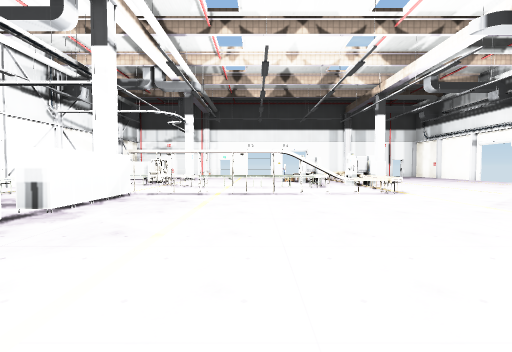
[1] (above)

19 first-person views from a walk through a Unity game level. The camera is 1.4 m above the floor, tilts 2° down and sees 90° across. The floor is counted in squares, 2 m on a side. Each view is taken from the middle of a square. On the plan, view 1 faces up. The plan holds only what a view shows up to about 9 squares ahead; the rest is blank. The player character is not drawn. Door leaves are left out, so doorways stand open. Some surface patterns are stand-ins.

[2]
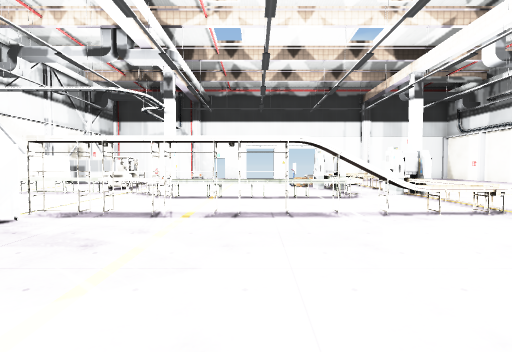

[3]
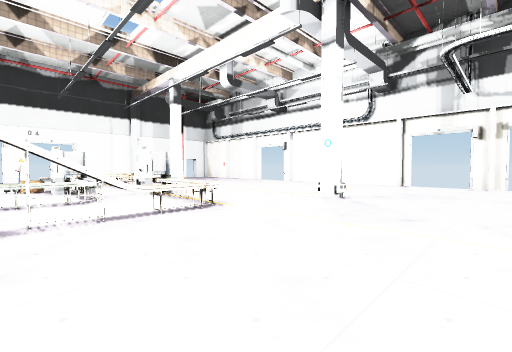

[4]
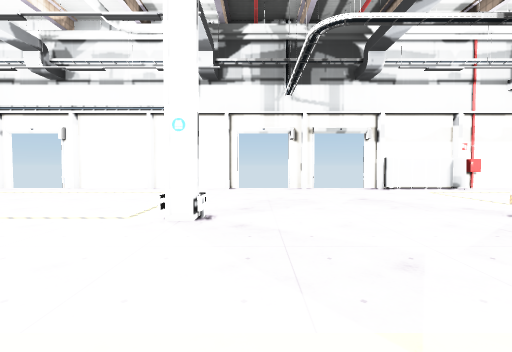

[5]
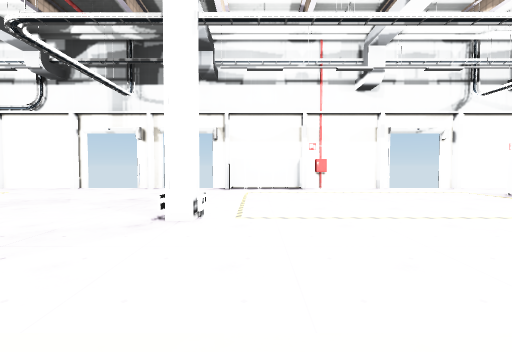

[6]
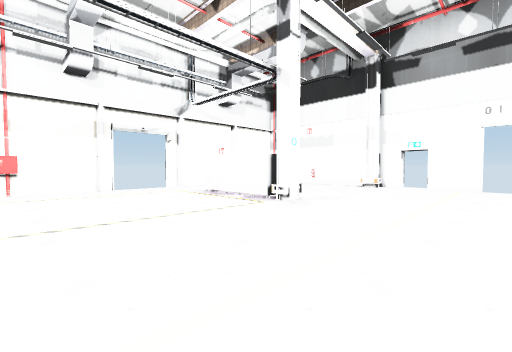

[7]
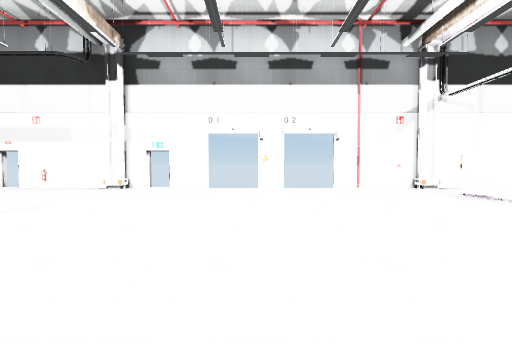

[8]
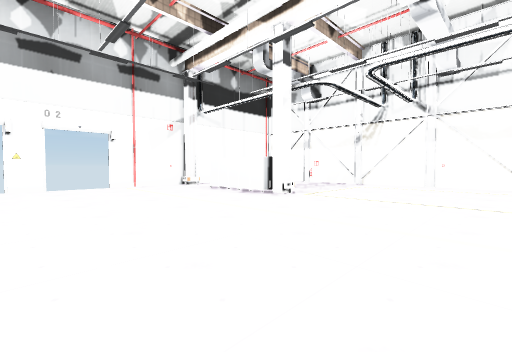

[9]
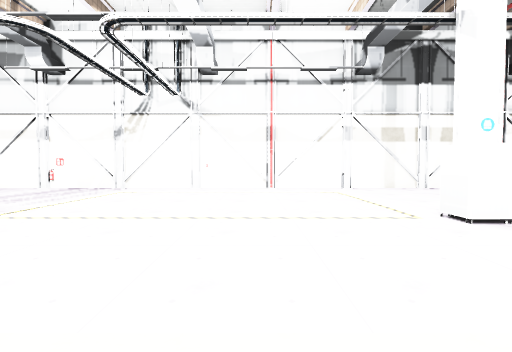

[10]
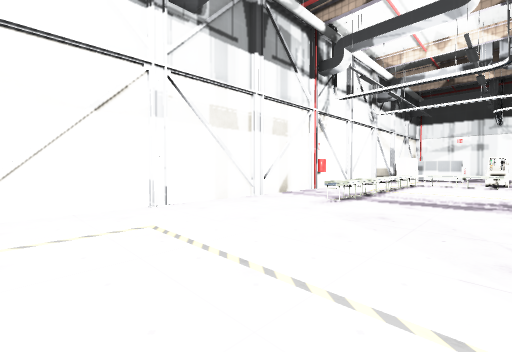

[11]
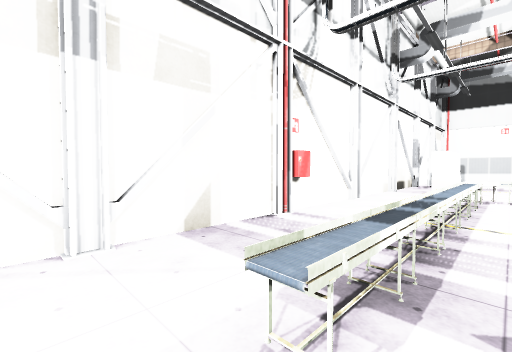

[12]
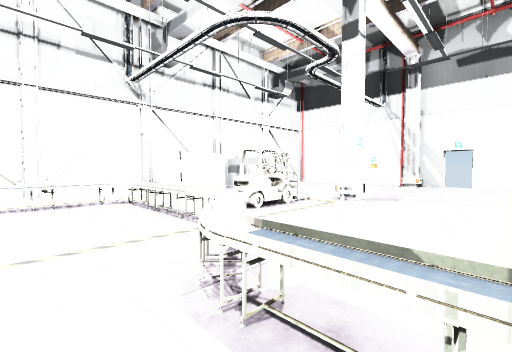

[13]
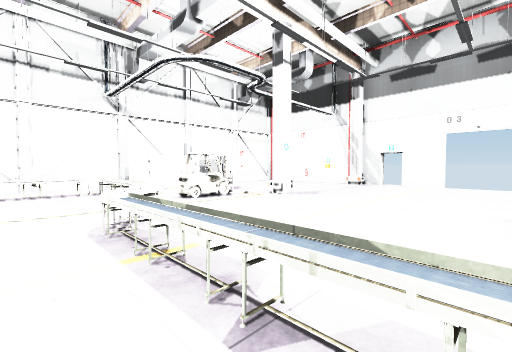

[14]
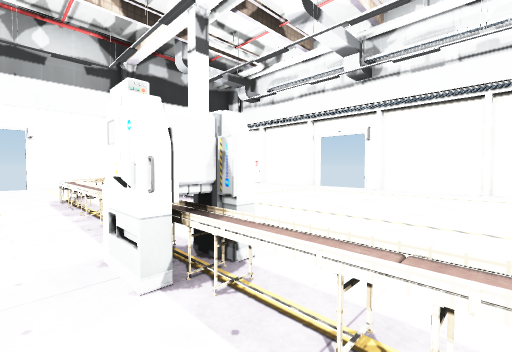

[15]
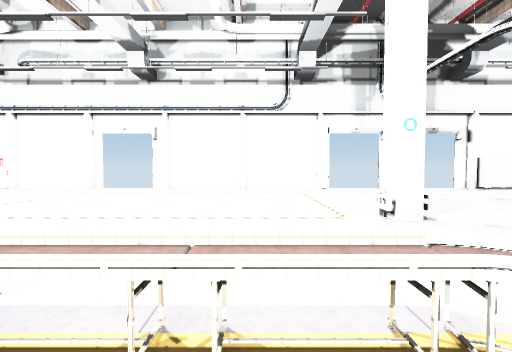

[16]
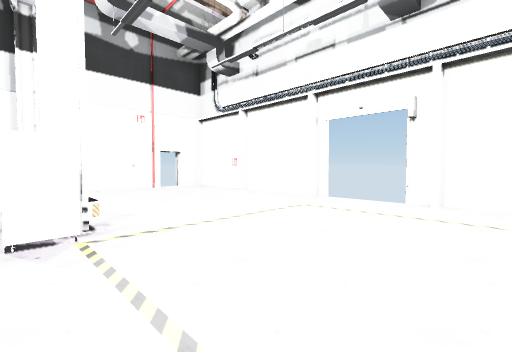

[17]
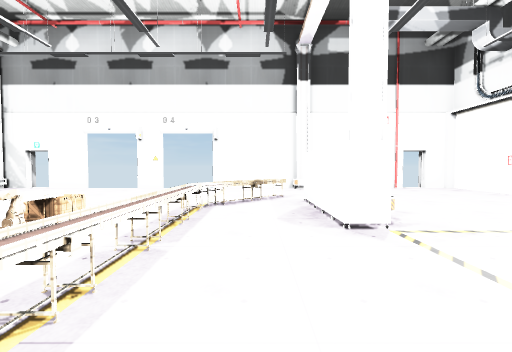

[18]
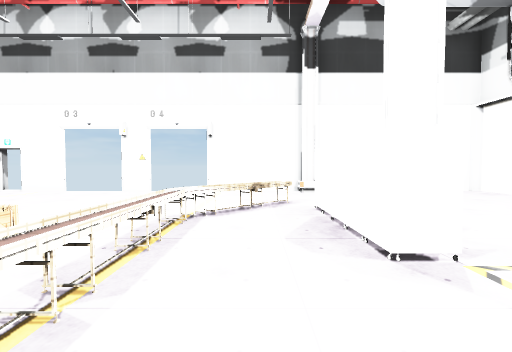

[19]
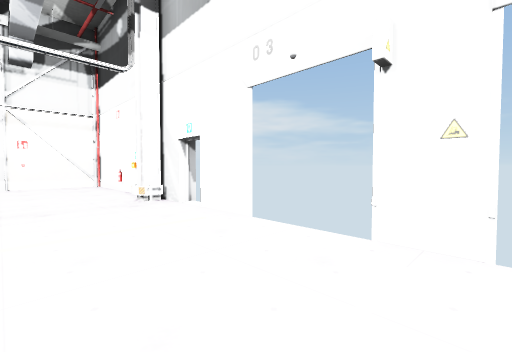

### Floor plan
Points are (right, up) in squares from view 1. A wall is a line through its corners. A room is listed if a view was taken in it or the views show most of it. See-through windows are left out.
Room 1 (views 1, 2, 3, 4, 5, 6, 7, 8, 9, 10, 11, 12, 13, 14, 15, 16, 17, 18, 19)
walls: (-3.1, 6.4) (-3.1, 3.9) (-3.7, 3.9); (-3.1, 1.2) (-3.1, 0.6) (-3.8, 0.6); (6.6, 12.9) (6, 12.9) (6, 15.4); (11.5, 3) (11.5, 4); (11.5, 5.5) (11.5, 8.4); (-3.3, 13.8) (-3.3, 13.3) (-3.8, 13.3); (10.8, -1.4) (11.5, -1.4) (11.5, 1.5); (-3.8, -6.3) (-3.3, -6.3) (-3.3, -6.7); (11.5, 8.5) (11.5, 10.9); (-5.5, 13.6) (-5.5, 13); (-5.9, 13.6) (-8, 13.6) (-8, 13); (-3.6, -6.9) (-3.1, -6.9) (-3.1, -9.4); (6.3, -6.8) (6.3, -6.3) (9.4, -6.3); (11.5, 11) (11.5, 11.5); (-8.5, 13.4) (-8.5, -10.5); (11.5, -4.5) (11.5, -1.6); (11.5, 13.6) (11.5, 15.9); (2, 18.5) (1, 18.5); (-0.5, 18.5) (-1.9, 18.5); (-3.3, 18.1) (-3.8, 18.1); (11.5, -6.5) (11.5, -6); (-2.6, 18.5) (-8.5, 18.5) (-8.5, 16); (-3.3, 18.5) (-3.3, 18); (6.8, 18.1) (6.2, 18.1); (6.4, 18.5) (3.5, 18.5); (1, -11.5) (2, -11.5); (-3.3, -11) (-3.3, -11.5); (3.5, -11.5) (4.9, -11.5); (-3.8, -11.1) (-3.3, -11.1); (6.3, -11.1) (6.8, -11.1); (11.5, 16.1) (11.5, 18.5) (10.6, 18.5); (5.6, -11.5) (6.3, -11.5) (6.3, -11); (11.5, -8.4) (11.5, -6.7); (-4.9, -11.5) (-0.5, -11.5); (6.9, -11.5) (9.9, -11.5); (10, 18.5) (7.8, 18.5)
low walls: (0.6, 8.7) (-0.5, 8.7); (0.6, 9) (-0.5, 9); (0.2, 9.1) (0.2, 8.6); (-0.1, 9.1) (-0.1, 8.6); (3.8, 12.5) (3.8, 11.4) (3.8, 12.4); (4.1, 12.5) (4.1, 11.4); (5.1, 15.4) (4.5, 14.8); (-3.3, 18) (-3.8, 18); (-3.1, 18.5) (-3.1, 18); (-3.8, -11) (-3.3, -11); (6.3, -11) (6.8, -11)
ways out: open door at (-2, 19); open door at (1.5, -11.5); open door at (1.5, 18.5); open door at (5, -12); open door at (10, -12); open door at (10, 19); open door at (11.5, -5.5); open door at (11.5, 3.5); open door at (11.5, 12.5); gap at (-3, 3.5)
objects: other object (-8, -9); other object (-7, 11); other object (-7, 12); other object (-6, 4); other object (-6, 5); other object (-6, 6) to (-6, 7); other object (-6, 8) to (-6, 9); other object (-6, 10); other object (-6, 18); other object (-5, 10); other object (-5, 11) to (-4, 12); other object (-4, 10); other object (-3, 7); other object (-3, 9); other object (-3, 10); other object (-2, 7); other object (-2, 9); other object (-1, 7); other object (-1, 9); other object (0, 7); other object (1, 7); other object (1, 9); other object (1, 11); other object (1, 12); other object (1, 13); other object (2, 7); other object (2, 9); other object (2, 11) to (3, 12); other object (2, 12); other object (2, 13); other object (3, 7); other object (3, 13); other object (4, 7); other object (4, 8); other object (4, 9); other object (4, 10); other object (4, 11); other object (4, 13); other object (4, 15); other object (5, 16) to (6, 16); other object (9, -11)

Where each view was taken, in squares from view 1:
view 1: 0 up, 0 right, facing up
view 2: 3 up, 0 right, facing up
view 3: 3 up, 1 right, facing up-right
view 4: 5 up, 3 right, facing right
view 5: 0 up, 3 right, facing right
view 6: 2 down, 3 right, facing down-right
view 7: 3 down, 2 right, facing down
view 8: 2 down, 2 right, facing down-left
view 9: 2 down, 0 right, facing left
view 10: 1 down, 4 left, facing up-left
view 11: 3 up, 6 left, facing up-left
view 12: 8 up, 1 left, facing up-left
view 13: 8 up, 1 right, facing up-left
view 14: 8 up, 3 right, facing up-right
view 15: 8 up, 3 right, facing right
view 16: 10 up, 6 right, facing up-right
view 17: 10 up, 5 right, facing up
view 18: 11 up, 5 right, facing up
view 19: 16 up, 2 right, facing up-left
